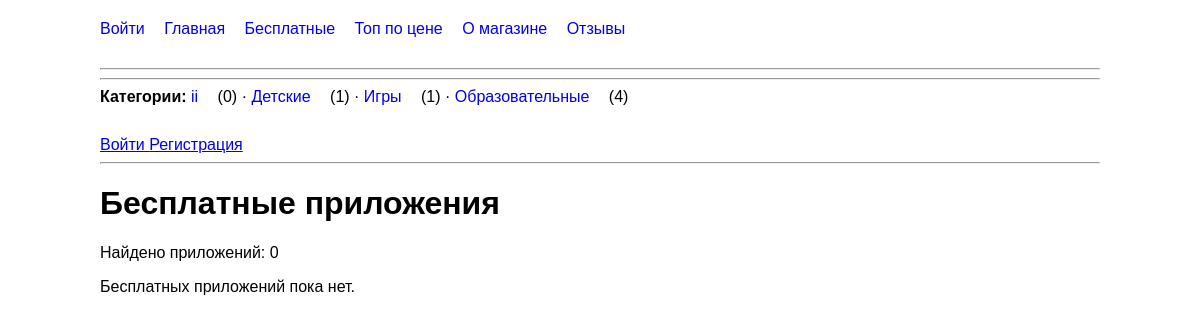
Page /free/ on the committed database.
### mainapp/models.py (models this page shows, shortened)
class Category(models.Model):
    name = models.CharField(max_length=50)

### mainapp/views.py (the view)
# urls.py: path('free/', views.free_apps, name='free'),
def free_apps(request):
    apps = App.objects.filter(price=0)
    return render(request, 'mainapp/free.html', {
        'apps': apps
    })

### mainapp/context_processors.py (called while the page is built)
def store_menu(request):
    nav_categories = (
        Category.objects
        .annotate(apps_count=Count('apps'))
        .order_by('name')
    )
    return {
        'nav_categories': nav_categories,
    }

### mainapp/templates/mainapp/free.html (shortened to what this page needs)
{% extends 'mainapp/base.html' %}
{% block content %}
<h1>Бесплатные приложения</h1>
<p>Найдено приложений: {{ apps|length }}</p>
{% for app in apps %}
    <div class="app-card">
        <h2>
           <a href="{% url 'mainapp:app_detail' app.id app.name %}">
            {{ app.name }}
           </a>
        </h2>
        <p>Категория: {{ app.category }}</p>
        <p>Цена: Бесплатно</p>
    </div>
{% empty %}
    <p>Бесплатных приложений пока нет.</p>
{% endfor %}
{% endblock %}

### mainapp/templates/mainapp/base.html (shortened to what this page needs)
{% load static %}
<!DOCTYPE html>
<html lang="ru">
<head>
    <link rel="stylesheet" href="{% static 'mainapp/style.css' %}">
</head>
<nav>
    <a href="{% url 'mainapp:login' %}">Войти</a>
    <a href="{% url 'mainapp:home' %}">Главная</a>
    <a href="{% url 'mainapp:free' %}">Бесплатные</a>
    <a href="{% url 'mainapp:top' %}">Топ по цене</a>
    <a href="{% url 'mainapp:about' %}">О магазине</a>
    <a href="{% url 'mainapp:reviews' %}">Отзывы</a>
</nav>
<hr>
<hr>
<nav>
    <strong>Категории:</strong>
    {% for category in nav_categories %}
        <a href="{% url 'mainapp:category_detail' category.id category.name %}">
            {{ category.name }}
        </a>
        ({{ category.apps_count }})
        {% if not forloop.last %}
            ·
        {% endif %}
    {% empty %}
        Категорий пока нет.
    {% endfor %}
</nav>
{% if request.user.is_authenticated %}
    <span>{{ request.user.username }}</span>
    <a href="{% url 'mainapp:my_apps' %}">
        Мои приложения
    </a>
    <a href="{% url 'mainapp:favorites' %}">
        Избранное ({{ request.user.favorite_apps.count }})
    </a>
    <form method="post"
          action="{% url 'mainapp:logout' %}"
          style="display:inline;">
        {% csrf_token %}
        <button type="submit">Выйти</button>
    </form>
{% else %}
    <a href="{% url 'mainapp:login' %}">
        Войти
    </a>
    <a href="{% url 'mainapp:register' %}">
        Регистрация
    </a>
{% endif %}
<hr>
{% block content %}
{% endblock %}
</body>
</html>

### mainapp/static/mainapp/style.css (style rules this page uses)
nav { margin-bottom: 30px; }
nav a { margin-right: 15px; text-decoration: none; }

### rows in the picture
Category: name "ii", apps_count "0"
Category: name "Детские", apps_count "1"
Category: name "Игры", apps_count "1"
Category: name "Образовательные", apps_count "4"

### other values in the picture
{{ apps|length }} "0"
